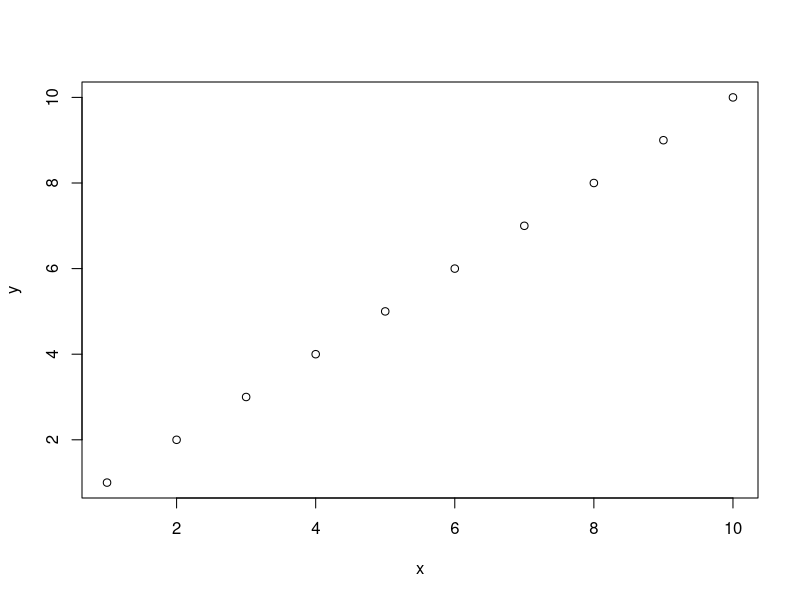
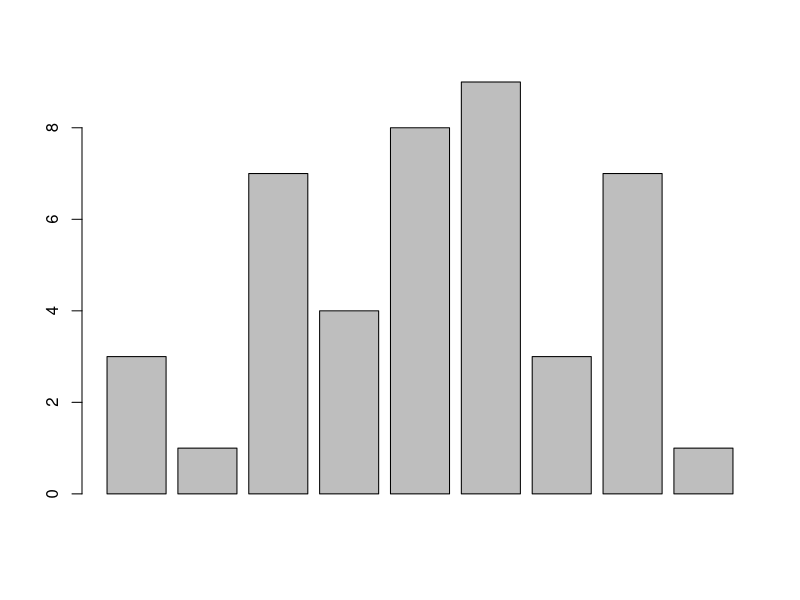
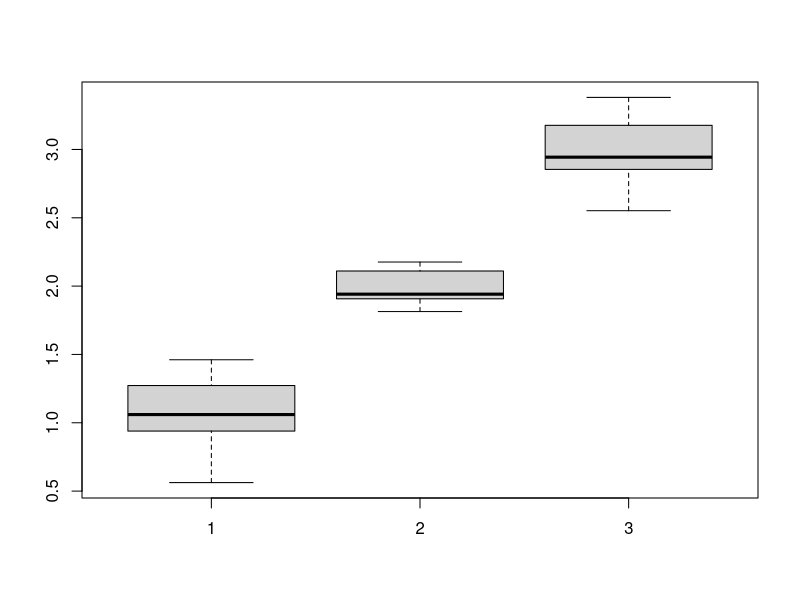
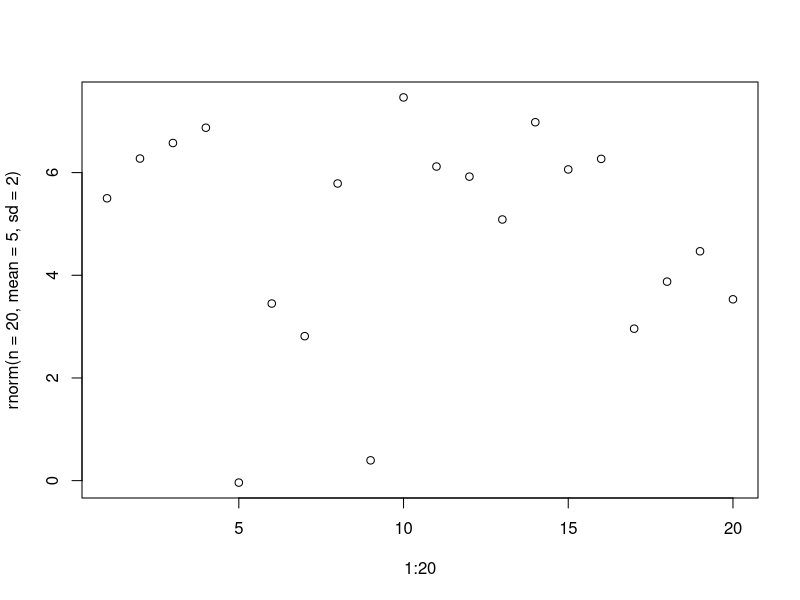
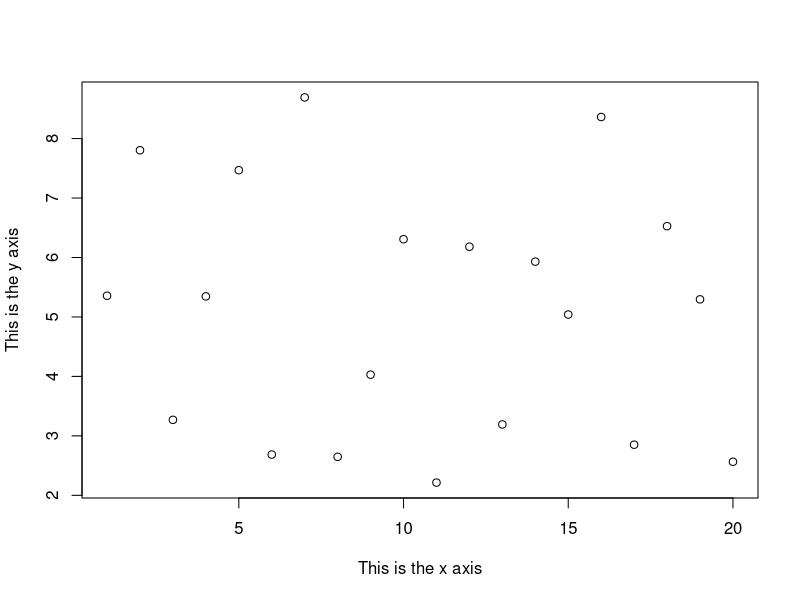
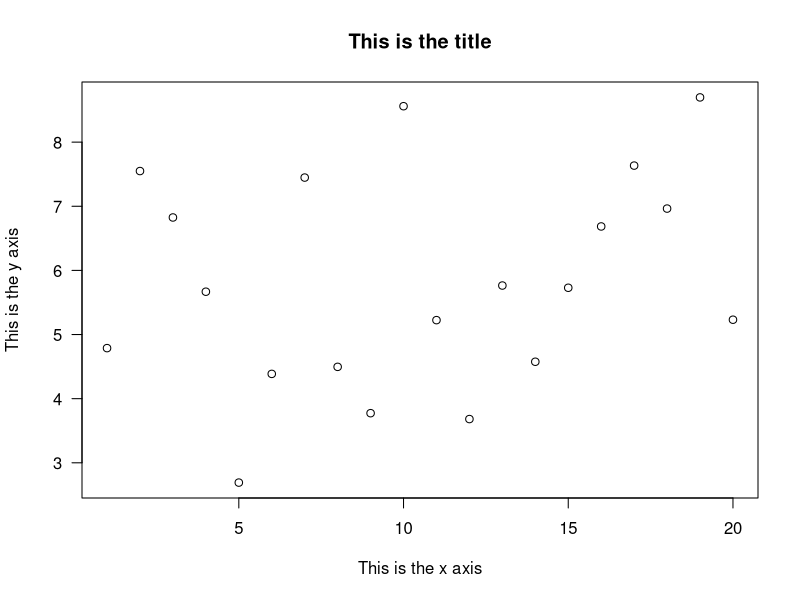
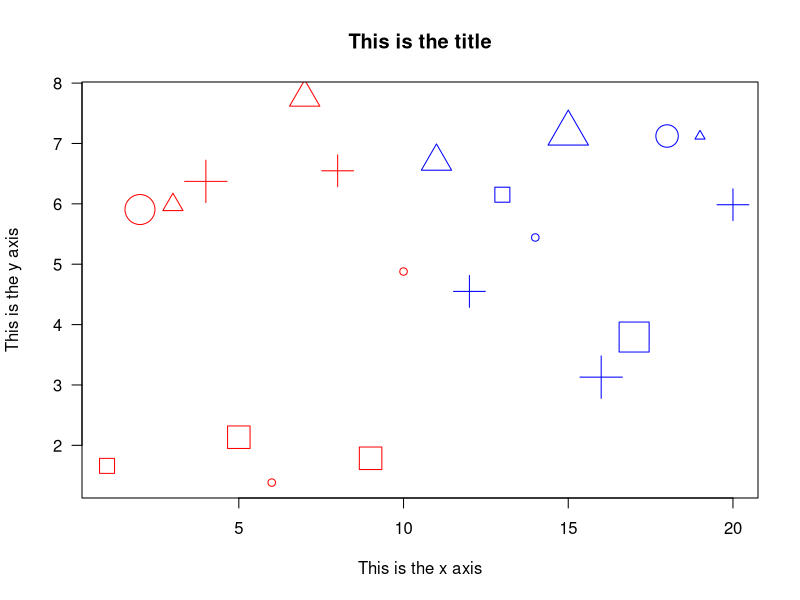
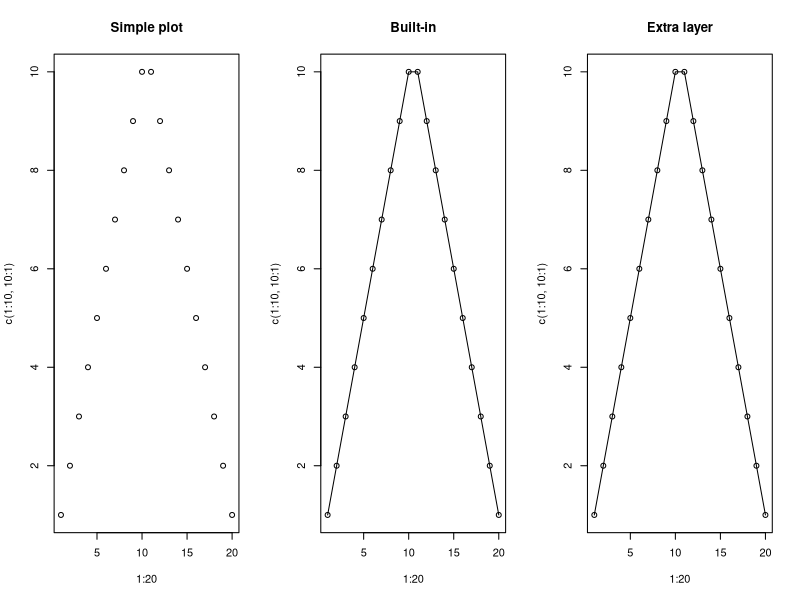

The R script that drew these images, in order:
## ---- chunk 1
knitr::opts_chunk$set(echo = TRUE)
## ---- chunk 2
x <- 1:10
y <- 1:10
plot(x, y)
## ---- chunk 3
y <- c(3,1,7,4,8,9,3,7,1)
barplot(y)
## ---- chunk 4
nums <- rep(1:3, each=10)+rnorm(30, mean = 0, sd = 0.2)
print(nums)
mat <- matrix(nums, ncol = 3, byrow = F)
print(mat)
boxplot(mat)
## ---- chunk 5
plot(x = 1:20, y=rnorm(n = 20, mean = 5, sd = 2))
## ---- chunk 6
plot(x = 1:20, y=rnorm(n = 20, mean = 5, sd = 2),
     xlab = "This is the x axis", ylab = "This is the y axis")
## ---- chunk 7
plot(x = 1:20, y=rnorm(n = 20, mean = 5, sd = 2),
     xlab = "This is the x axis", ylab = "This is the y axis",
     main = "This is the title", las=1) #las can be 1, 2, 3, or 4 - experiment!
## ---- chunk 8
pointcolors <- rep(c("red", "blue"), each=10)
pointcolors
pointshapes <- rep(0:3, length.out=20)
pointshapes
pointsizes <- sample(c(1:4), 20, replace = T)
pointsizes

plot(x = 1:20, y=rnorm(n = 20, mean = 5, sd = 2),
     xlab = "This is the x axis", ylab = "This is the y axis",
     main = "This is the title", las=1, #las can be 1, 2, 3, or 4 - experiment!
     col = pointcolors, pch=pointshapes, cex = pointsizes)
## ---- chunk 9
par(mfrow=c(1,3)) #Lets us display 3 graphs at the same time

plot(1:20, c(1:10, 10:1), main = "Simple plot")
plot(1:20, c(1:10, 10:1), main = "Built-in",
     type = "o") #type = "overlay" lines and points
plot(1:20, c(1:10, 10:1), main = "Extra layer")
lines(1:20, c(1:10, 10:1))

par(mfrow=c(1,1))
## ---- chunk 10
par(mfrow=c(1,2))

plot(x = 1:10, y = 1:10)

plot(x = 1:10, y = 1:10)
points(x = 1, y = 10) #Add a point at 1, 10
lines(c(10, 10)) #Draw a line from 1,10 to 2,10

par(mfrow=c(1,1))
## ---- chunk 11
par(mar=c(3,3,3,3))
num=0 ; num1=0
plot(0,0 , xlim=c(0,21) , ylim=c(0.5,6.5), col="white" , yaxt="n" , ylab="" , xlab="")
 
#fill the graph
for (i in seq(1,20)){
  points(i,1 , pch=i , cex=3)
  points(i,2 , col=i , pch=16 , cex=3)
  points(i,3 , col="black" , pch=16 , cex=i*0.25)
  
  #lty
  if(i %in% c(seq(1,18,3))){
        num=num+1
    points(c(i,i+2), c(4,4) , col="black" , lty=num , type="l" , lwd=2)
        text(i+1.1 , 4.15 , num)
        }
  
  #type and lwd 
  if(i %in% c(seq(1,20,5))){
    num1=num1+1
    points(c(i,i+1,i+2,i+3), c(5,5,5,5) , col="black"  , type=c("p","l","b","o")[num1] , lwd=2)
    text(i+1.1 , 5.2 , c("p","l","b","o")[num1] )
    points(c(i,i+1,i+2,i+3), c(6,6,6,6) , col="black"  , type="l",  lwd=num1)
    text(i+1.1 , 6.2 , num1 )
 
    }
  }
 
#add axis
axis(2, at = c(1,2,3,4,5,6), labels = c("pch" , "col" , "cex" , "lty", "type" , "lwd" ), 
     tick = TRUE, col = "black", las = 1, cex.axis = 0.8)
## ---- chunk 12
par(mfrow=c(2,3))

plot(1:10)
plot(1:10, axes = F, main = "No axes")
plot(1:10, xaxt="n", main = "No x axis") 
plot(1:10, main = "Standard, but created \nvia separate layer")
axis(side = 1, at = 1:10, labels = 1:10, tick = T, line = 0)

plot(1:10, main = "Colors and shapes", axes = F)
axis(side = 1, font = 2, col = "blue", cex.axis=4)
axis(side = 2, font = 3, col = "red")

plot(1:10, bty="7", main = "Box types")
## ---- chunk 13
LOBdata <- read.csv("LOBsetPos.csv")

#Which columns are the data in?
datacols <- 12:29
compoundcol <- 43
speciescol <- 37
classcol <- 36
rtcol <- 5
mzcol <- 2

simpleLOBdata <- LOBdata[,c(36, 37, 43, 5, 2, 12:29)]
names(simpleLOBdata) <- c("Lipid_Class", "Lipid_Species", "Lipid_Compound", "Retention_time", "M/Z ratio",
                          paste("Sample", 1:18))

justSamples <- simpleLOBdata[,6:23]
## ---- chunk 14
par(mar=c(5.1, 10.1, 2.1, 2.1))
tJustSamples <- log10(t(head(justSamples, 100)))
colnames(tJustSamples) <- simpleLOBdata$Lipid_Compound[1:100]
boxplot(tJustSamples, main = "What do the first 100 rows look like?",
        xlab = "Log base 10 of the intensity values", ylab="",
        horizontal=T, xlim=c(100,0), las=1, outcol="red", col="grey90")


